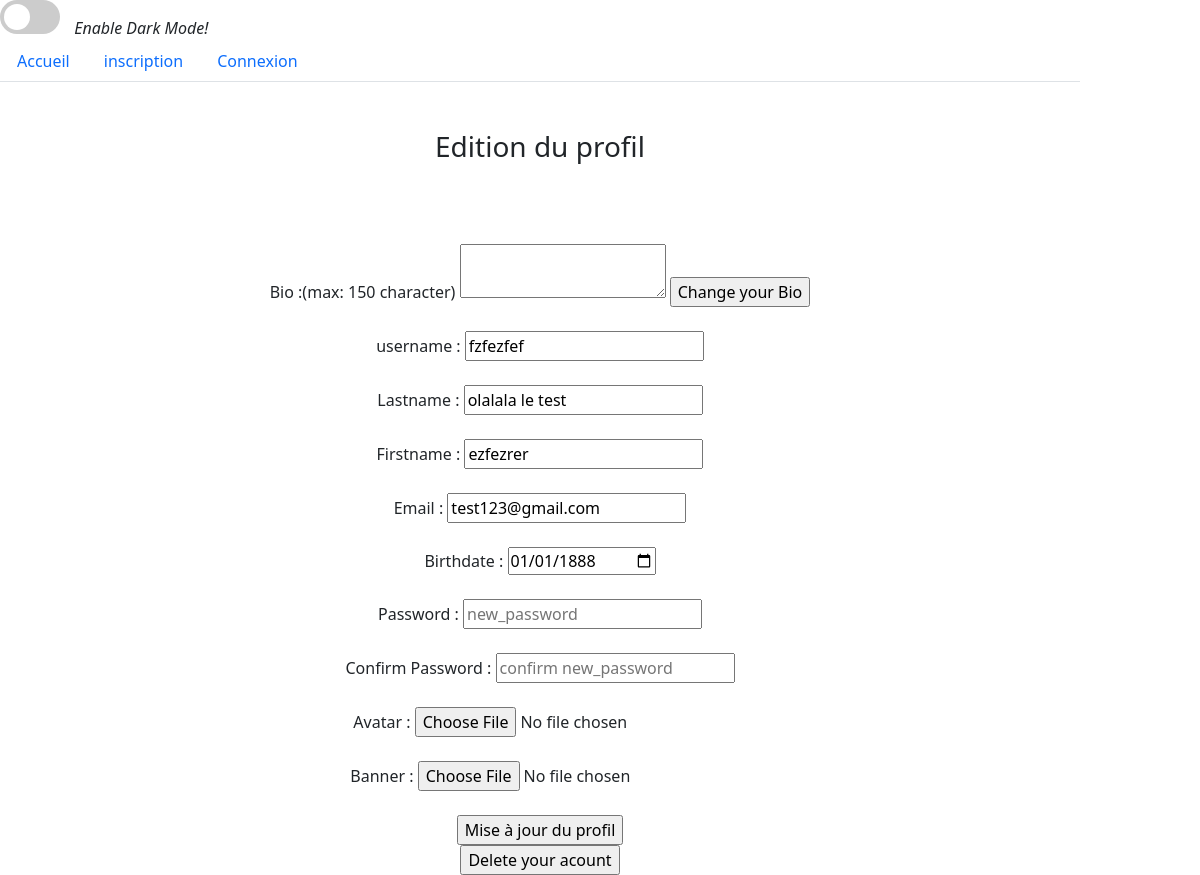
/Controllers/edition.php (signed in), run on the app's committed database.
### tables this page shows
CREATE TABLE `users` (
  `id` int(11) NOT NULL,
  `username` varchar(255) NOT NULL,
  `Token_Auth` varchar(255) DEFAULT NULL,
  `lastname` varchar(255) DEFAULT NULL,
  `firstname` varchar(255) DEFAULT NULL,
  `email` varchar(255) NOT NULL,
  `birthdate` date DEFAULT NULL,
  `country` varchar(255) DEFAULT NULL,
  `password` text NOT NULL,
  `bio` text,
  `avatar` varchar(255) DEFAULT NULL,
  `banner` varchar(255) DEFAULT NULL
);

### Controllers/edition.php (called while the page is built)
<?php
require '../Models/db_connect.php';
require '../Controllers/dark-mode/dark2.php';
require("../Models/crud/model_edition.php");
require("../Views/views_edition.php");
?>

### Models/crud/model_edition.php (called while the page is built, shortened)
<?php
if(isset($_SESSION['id']))
{
    $requete_user = $db->query("SELECT * FROM `users` WHERE id = '" . $_SESSION['id'] . "'");
    $user_info = $requete_user->fetch();
}
else
{
    header("Location: connexion.php");
}
?>

### Views/views_edition.php (the view, shortened to what this page needs)
<html lang="en">
<head>
    <link href="https://cdn.jsdelivr.net/npm/bootstrap@5.2.0-beta1/dist/css/bootstrap.min.css" rel="stylesheet">
</head>
<body>
<nav>
    <ul class="nav nav-tabs">
        <li class="nav-item">
            <a class="nav-link" aria-current="page" href="../index.php">Accueil</a>
        </li>
        <li class="nav-item">
            <a class="nav-link" href="sign_up.php">inscription</a>
        </li>
        <li class="nav-item">
            <a class="nav-link"  href="connexion.php">Connexion</a>
        </li>
    </ul>
</nav>
    <br>
    <br>
    <div align="center">
        <h3>Edition du profil</h3>
        <br><br><br>
        <form action="" method="post" enctype="multipart/form-data">
            <div align="center">
                <label for="bio">Bio :(max: 150 character)</label>
                <textarea name="bio" maxlength="150"></textarea>
                <input type="submit" name="subBio" value="Change your Bio" ></input>
            </div>
            <br>
            <label for="new_username">username :</label>
                <input type="text" name="new_username" id="" placeholder="new_username" value="<?php echo $user_info['username']?>"> <br> </br>
            <label for="new_lastname">Lastname :</label>
                <input type="text" name="new_lastname" id="" placeholder="new_lastname" value="<?php echo $user_info['lastname']?>"> <br> </br>
            <label for="new_firstname">Firstname :</label>
                <input type="text" name="new_firstname" id="" placeholder="new_firstname" value="<?php echo $user_info['firstname']?>"> <br> </br>
            <label for="new_email">Email :</label>
                <input type="email" name="new_email" id="" placeholder="new_email" value="<?php echo $user_info['email']?>"> <br> </br>
            <label for="new_birthdate">Birthdate :</label>
                <input type="date" name="new_birthdate" id="" value="<?php echo $user_info['birthdate']?>"> <br> </br>
            <label for="new_password">Password :</label>
                <input type="password" name="new_password" id="" placeholder="new_password"> <br> </br>
            <label for="confirm_new_password">Confirm Password :</label>
                <input type="password" name="confirm_new_password" id="" placeholder="confirm new_password"> <br> </br>
            <label for="Avatar">Avatar :</label>
            <input type="file" name="Avatar">
            <br></br>
            <label for="banner">Banner :</label>
            <input type="file" name="banner">
            <br></br>
            <input type="submit" value="Mise à jour du profil">
        </form>
        <form method="get">
            <input type="submit" name="delete" value="Delete your acount">
        </form>
    </div>
</body>
</html>

### Controllers/dark-mode/dark.css (style rules this page uses)
:root { --primary-color: #9A97F3; --secondary-color: #818cab; --font-color: #e1e1ff; --bg-color: #161625; --heading-color: #818cab; }
body { font-family: "Lato", sans-serif; background-color: var(--bg-color); color: var(--font-color); max-width: 90%; margin: 0 auto; font-size: calc(1rem + 0.25vh); }

### data on the page
users: new_username "fzfezfef", new_lastname "olalala le test", new_firstname "ezfezrer", new_email "test123@gmail.com", new_birthdate "01/01/1888"
